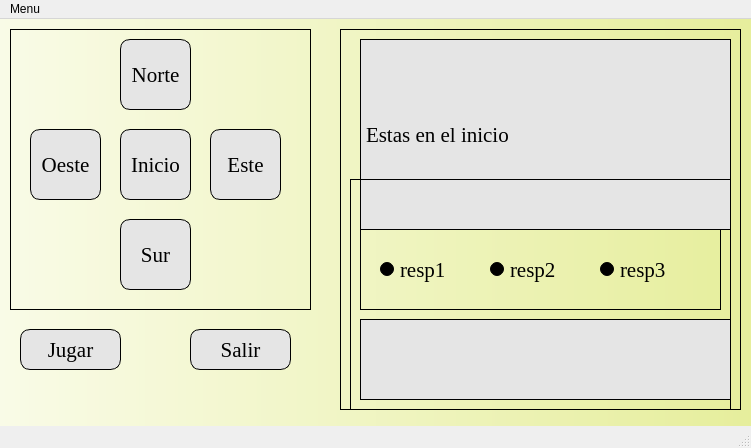
<?xml version="1.0" encoding="UTF-8"?>
<ui version="4.0">
 <class>MainWindow</class>
 <widget class="QMainWindow" name="MainWindow">
  <property name="geometry">
   <rect>
    <x>0</x>
    <y>0</y>
    <width>751</width>
    <height>448</height>
   </rect>
  </property>
  <property name="windowTitle">
   <string>MainWindow</string>
  </property>
  <property name="accessibleName">
   <string>La mazmorra de Antonio Mallen</string>
  </property>
  <property name="styleSheet">
   <string notr="true"/>
  </property>
  <widget class="QWidget" name="centralwidget">
   <property name="styleSheet">
    <string notr="true">background-color:qlineargradient(spread:pad, x1:0, y1:0, x2:1, y2:0, stop:0 rgba(249,251,231,255), stop:1 rgba(230,238,156, 255))</string>
   </property>
   <widget class="QFrame" name="botones">
    <property name="geometry">
     <rect>
      <x>10</x>
      <y>10</y>
      <width>301</width>
      <height>281</height>
     </rect>
    </property>
    <property name="font">
     <font>
      <family>Gill Sans MT</family>
      <pointsize>11</pointsize>
     </font>
    </property>
    <property name="styleSheet">
     <string notr="true">background-color: qlineargradient(spread:pad, x1:0, y1:0, x2:1, y2:1, stop:0 rgba(255, 255, 255, 0))</string>
    </property>
    <property name="frameShape">
     <enum>QFrame::StyledPanel</enum>
    </property>
    <property name="frameShadow">
     <enum>QFrame::Raised</enum>
    </property>
    <widget class="QPushButton" name="pushButton">
     <property name="geometry">
      <rect>
       <x>110</x>
       <y>10</y>
       <width>71</width>
       <height>71</height>
      </rect>
     </property>
     <property name="font">
      <font>
       <family>Georgia</family>
       <pointsize>16</pointsize>
      </font>
     </property>
     <property name="styleSheet">
      <string notr="true">border-radius: 10px;
border: 1px solid black;
background-color: rgb(229, 229, 229)
</string>
     </property>
     <property name="text">
      <string>Norte</string>
     </property>
    </widget>
    <widget class="QPushButton" name="pushButton_2">
     <property name="geometry">
      <rect>
       <x>20</x>
       <y>100</y>
       <width>71</width>
       <height>71</height>
      </rect>
     </property>
     <property name="font">
      <font>
       <family>Georgia</family>
       <pointsize>16</pointsize>
      </font>
     </property>
     <property name="styleSheet">
      <string notr="true">border-radius: 10px;
border: 1px solid black;
background-color: rgb(229, 229, 229)
</string>
     </property>
     <property name="text">
      <string>Oeste</string>
     </property>
    </widget>
    <widget class="QPushButton" name="pushButton_3">
     <property name="geometry">
      <rect>
       <x>110</x>
       <y>100</y>
       <width>71</width>
       <height>71</height>
      </rect>
     </property>
     <property name="font">
      <font>
       <family>Georgia</family>
       <pointsize>16</pointsize>
      </font>
     </property>
     <property name="styleSheet">
      <string notr="true">border-radius: 10px;
border: 1px solid black;
background-color: rgb(229, 229, 229)
</string>
     </property>
     <property name="text">
      <string>Inicio</string>
     </property>
    </widget>
    <widget class="QPushButton" name="pushButton_4">
     <property name="geometry">
      <rect>
       <x>200</x>
       <y>100</y>
       <width>71</width>
       <height>71</height>
      </rect>
     </property>
     <property name="font">
      <font>
       <family>Georgia</family>
       <pointsize>16</pointsize>
      </font>
     </property>
     <property name="styleSheet">
      <string notr="true">border-radius: 10px;
border: 1px solid black;
background-color: rgb(229, 229, 229)
</string>
     </property>
     <property name="text">
      <string>Este</string>
     </property>
    </widget>
    <widget class="QPushButton" name="pushButton_5">
     <property name="geometry">
      <rect>
       <x>110</x>
       <y>190</y>
       <width>71</width>
       <height>71</height>
      </rect>
     </property>
     <property name="font">
      <font>
       <family>Georgia</family>
       <pointsize>16</pointsize>
      </font>
     </property>
     <property name="styleSheet">
      <string notr="true">border-radius: 10px;
border: 1px solid black;
background-color: rgb(229, 229, 229)
</string>
     </property>
     <property name="text">
      <string>Sur</string>
     </property>
    </widget>
   </widget>
   <widget class="QFrame" name="textos">
    <property name="geometry">
     <rect>
      <x>340</x>
      <y>10</y>
      <width>401</width>
      <height>381</height>
     </rect>
    </property>
    <property name="styleSheet">
     <string notr="true">background-color: qlineargradient(spread:pad, x1:0, y1:0, x2:1, y2:1, stop:0 rgba(255, 255, 255, 0))</string>
    </property>
    <property name="frameShape">
     <enum>QFrame::StyledPanel</enum>
    </property>
    <property name="frameShadow">
     <enum>QFrame::Raised</enum>
    </property>
    <widget class="QLabel" name="TextGrande">
     <property name="geometry">
      <rect>
       <x>20</x>
       <y>10</y>
       <width>371</width>
       <height>191</height>
      </rect>
     </property>
     <property name="sizePolicy">
      <sizepolicy hsizetype="Preferred" vsizetype="MinimumExpanding">
       <horstretch>0</horstretch>
       <verstretch>0</verstretch>
      </sizepolicy>
     </property>
     <property name="font">
      <font>
       <family>Georgia</family>
       <pointsize>16</pointsize>
      </font>
     </property>
     <property name="styleSheet">
      <string notr="true">background-color: rgb(229, 229, 229);
border: 1px solid black;</string>
     </property>
     <property name="text">
      <string>Estas en el inicio</string>
     </property>
    </widget>
    <widget class="QFrame" name="textosAux">
     <property name="geometry">
      <rect>
       <x>10</x>
       <y>150</y>
       <width>381</width>
       <height>231</height>
      </rect>
     </property>
     <property name="styleSheet">
      <string notr="true">background-color: qlineargradient(spread:pad, x1:0, y1:0, x2:1, y2:1, stop:0 rgba(255, 255, 255, 0))</string>
     </property>
     <property name="frameShape">
      <enum>QFrame::StyledPanel</enum>
     </property>
     <property name="frameShadow">
      <enum>QFrame::Raised</enum>
     </property>
     <widget class="QLabel" name="label_3">
      <property name="geometry">
       <rect>
        <x>10</x>
        <y>140</y>
        <width>371</width>
        <height>81</height>
       </rect>
      </property>
      <property name="font">
       <font>
        <family>Georgia</family>
        <pointsize>16</pointsize>
       </font>
      </property>
      <property name="styleSheet">
       <string notr="true">background-color: rgb(229, 229, 229);
border: 1px solid black;</string>
      </property>
      <property name="text">
       <string/>
      </property>
     </widget>
     <widget class="QFrame" name="frame">
      <property name="geometry">
       <rect>
        <x>10</x>
        <y>50</y>
        <width>361</width>
        <height>81</height>
       </rect>
      </property>
      <property name="frameShape">
       <enum>QFrame::StyledPanel</enum>
      </property>
      <property name="frameShadow">
       <enum>QFrame::Raised</enum>
      </property>
      <widget class="QRadioButton" name="radioButton">
       <property name="geometry">
        <rect>
         <x>20</x>
         <y>10</y>
         <width>91</width>
         <height>61</height>
        </rect>
       </property>
       <property name="font">
        <font>
         <family>Georgia</family>
         <pointsize>16</pointsize>
        </font>
       </property>
       <property name="text">
        <string>resp1</string>
       </property>
      </widget>
      <widget class="QRadioButton" name="radioButton_2">
       <property name="geometry">
        <rect>
         <x>130</x>
         <y>10</y>
         <width>91</width>
         <height>61</height>
        </rect>
       </property>
       <property name="font">
        <font>
         <family>Georgia</family>
         <pointsize>16</pointsize>
        </font>
       </property>
       <property name="text">
        <string>resp2</string>
       </property>
      </widget>
      <widget class="QRadioButton" name="radioButton_3">
       <property name="geometry">
        <rect>
         <x>240</x>
         <y>10</y>
         <width>91</width>
         <height>61</height>
        </rect>
       </property>
       <property name="font">
        <font>
         <family>Georgia</family>
         <pointsize>16</pointsize>
        </font>
       </property>
       <property name="text">
        <string>resp3</string>
       </property>
      </widget>
     </widget>
    </widget>
   </widget>
   <widget class="QPushButton" name="pushButton_6">
    <property name="geometry">
     <rect>
      <x>20</x>
      <y>310</y>
      <width>101</width>
      <height>41</height>
     </rect>
    </property>
    <property name="font">
     <font>
      <family>Georgia</family>
      <pointsize>16</pointsize>
     </font>
    </property>
    <property name="styleSheet">
     <string notr="true">border-radius: 10px;
border: 1px solid black;
background-color: rgb(229, 229, 229)
</string>
    </property>
    <property name="text">
     <string>Jugar</string>
    </property>
   </widget>
   <widget class="QPushButton" name="pushButton_7">
    <property name="geometry">
     <rect>
      <x>190</x>
      <y>310</y>
      <width>101</width>
      <height>41</height>
     </rect>
    </property>
    <property name="font">
     <font>
      <family>Georgia</family>
      <pointsize>16</pointsize>
     </font>
    </property>
    <property name="styleSheet">
     <string notr="true">border-radius: 10px;
border: 1px solid black;
background-color: rgb(229, 229, 229)
</string>
    </property>
    <property name="text">
     <string>Salir</string>
    </property>
   </widget>
  </widget>
  <widget class="QMenuBar" name="menubar">
   <property name="geometry">
    <rect>
     <x>0</x>
     <y>0</y>
     <width>751</width>
     <height>22</height>
    </rect>
   </property>
   <widget class="QMenu" name="menuMenu">
    <property name="title">
     <string>Menu</string>
    </property>
    <addaction name="actionAyuda_2"/>
    <addaction name="actionSalir_2"/>
   </widget>
   <addaction name="menuMenu"/>
  </widget>
  <widget class="QStatusBar" name="statusbar"/>
  <action name="actionAyuda">
   <property name="text">
    <string>Ayuda</string>
   </property>
  </action>
  <action name="actionSalir">
   <property name="text">
    <string>Salir</string>
   </property>
  </action>
  <action name="actionJugar">
   <property name="text">
    <string>Jugar</string>
   </property>
  </action>
  <action name="actionAyuda_2">
   <property name="text">
    <string>Ayuda</string>
   </property>
  </action>
  <action name="actionSalir_2">
   <property name="text">
    <string>Salir</string>
   </property>
  </action>
 </widget>
 <resources/>
 <connections/>
</ui>
